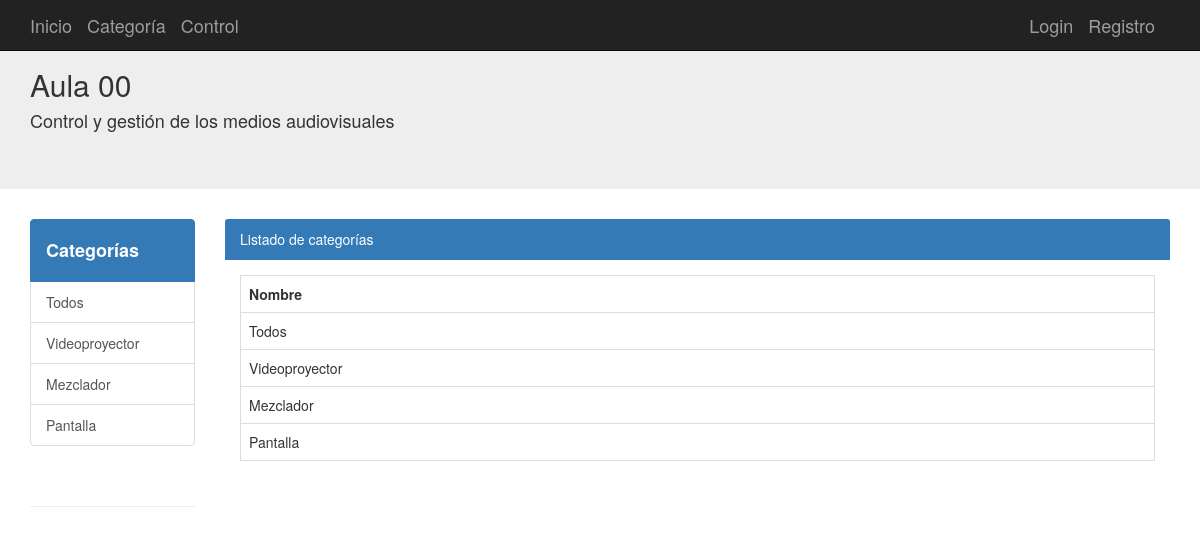
Before: /categorias with the older database file.
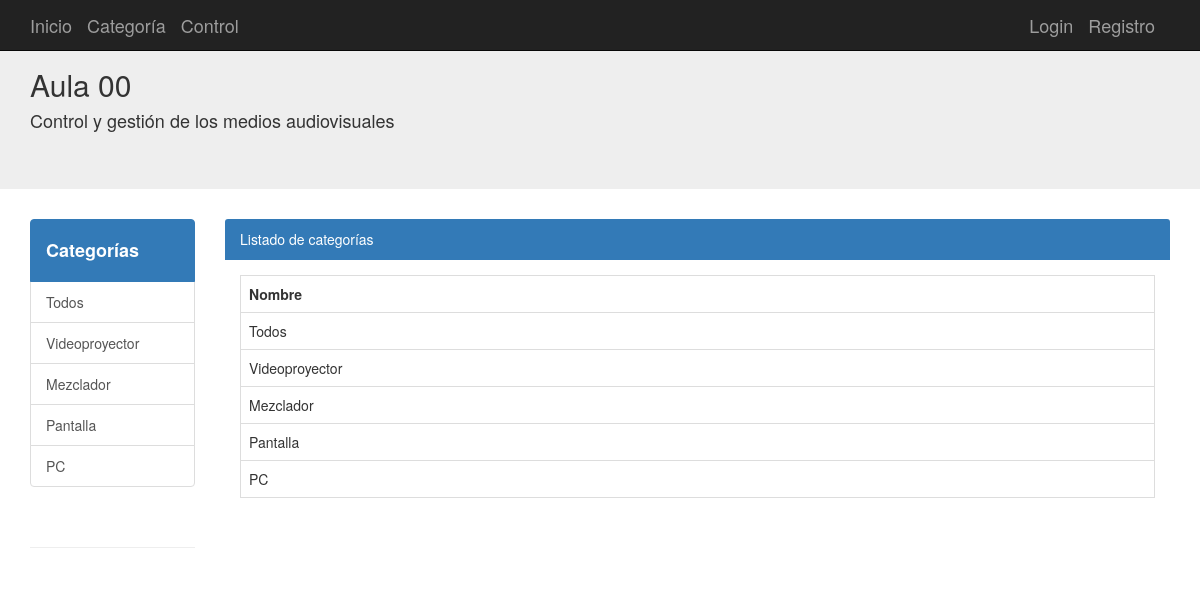
After: the same page with the newer database file.
### aplicacion/models.py (models this page shows, shortened)
class Categorias(db.Model):
	__tablename__ = 'categorias'
	id = Column(Integer, primary_key=True)
	nombre = Column(String(100))
	dispositivo = relationship("Dispositivos", cascade="all, delete-orphan", backref="Categorias",lazy='dynamic')

### aplicacion/app.py (the view)
@app.route('/categorias')
def categorias():
	categorias=Categorias.query.all()
	logging.debug("/categorias Página principal con listado de categorías")
	for cat in categorias:
		print(cat.nombre, sys.stdout)
	return render_template("categorias.html",categorias=categorias)

### aplicacion/templates/categorias.html (shortened to what this page needs)
{% extends "base.html" %}
{% block contenido %}
<div class="col-md-10">
  <div class="panel-primary">
    <div class="panel-heading">Listado de categorías
    </div>
    <div class="panel-body">
      <table class="table table-bordered">
        <tr>
            <th>Nombre</th>
        </tr>
      {% for cat in categorias %}
        <tr>
          <td>{{cat.nombre}}</td>
        </tr>
      {% endfor %}
      </table>
    </div>
  </div>
</div>
{% endblock %}

### aplicacion/templates/base.html (shortened to what this page needs)
{% extends "bootstrap/base.html" %}
{% block navbar %}
<link rel="stylesheet" href="/static/css/style.css">
<nav class="navbar navbar-inverse navbar-fixed-top">
      <div class="container">
        <div class="navbar-header">
          <a class="navbar-brand" href="/">Inicio</a>
          <a class="navbar-brand" href="{{url_for('categorias')}}">Categoría</a>
          <a class="navbar-brand" href="{{url_for('botonera')}}">Control</a>
        </div>
        <div id="navbar" class="navbar-collapse collapse navbar-right">
          {% if current_user.is_authenticated %}
          <a class="navbar-brand " href="/perfil/{{current_user.username}}"> Perfil</a>
          <a class="navbar-brand " href="/logout"> {{current_user.username}} (Salir)</a>
          {% else %}
          <a class="navbar-brand " href="/login">Login</a>
          <a class="navbar-brand " href="/registro">Registro</a>
          {% endif %}
        </div>
      </div>
    </nav>
    <div class="jumbotron">
      <div class="container">
        <h2>Aula 00</h2>
        <h4>Control y gestión de los medios audiovisuales</h4>
      </div>
    </div>
{% endblock %}
{% block content %}
<div class="container-fluid">
  <div class="row">
    <div class="container">
      <div class="row">
          <div class="col-md-2 offset-md-2">
            <div class="list-group">
              <a class="list-group-item active" href="{{url_for('categorias')}}"><h4><strong>Categorías</strong></h4></a>
              {% for cat in categorias %}
              {% if categoria_id==cat.id%}
              <a class="list-group-item list-group-item-info" href="{{url_for('inicio',id=cat.id)}}">{{cat.nombre}}</a>
              {% else %}
              <a class="list-group-item" href="{{url_for('inicio',id=cat.id)}}">{{cat.nombre}}</a>
              {% endif%}
              {% endfor %}
            </div>
            <br>
            <hr>
          </div>
        {% block contenido %}{% endblock %}
      </div>
    </div>
  </div>
</div>
{% endblock %}

Changed rows visible on the page:
added Categorias: nombre "PC"
